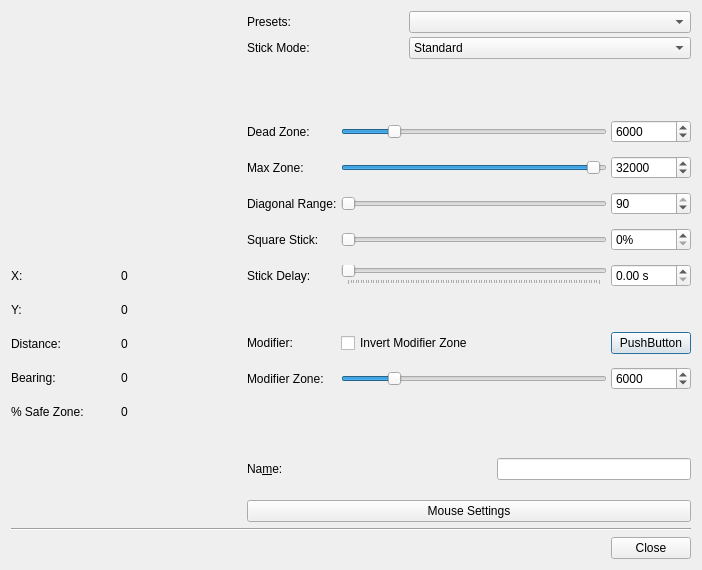
<?xml version="1.0" encoding="UTF-8"?>
<ui version="4.0">
 <class>JoyControlStickEditDialog</class>
 <widget class="QDialog" name="JoyControlStickEditDialog">
  <property name="geometry">
   <rect>
    <x>0</x>
    <y>0</y>
    <width>702</width>
    <height>570</height>
   </rect>
  </property>
  <property name="sizePolicy">
   <sizepolicy hsizetype="Preferred" vsizetype="Preferred">
    <horstretch>0</horstretch>
    <verstretch>0</verstretch>
   </sizepolicy>
  </property>
  <property name="minimumSize">
   <size>
    <width>0</width>
    <height>0</height>
   </size>
  </property>
  <property name="windowTitle">
   <string>Dialog</string>
  </property>
  <property name="styleSheet">
   <string notr="true">JoyControlStickButtonPushButton[isflashing=&quot;true&quot;] {
    background-color: rgb(0, 0, 255);
	color: rgb(205, 197, 191);
}
</string>
  </property>
  <property name="modal">
   <bool>true</bool>
  </property>
  <layout class="QVBoxLayout" name="verticalLayout_5">
   <item>
    <layout class="QHBoxLayout" name="mainHorizontalLayout">
     <property name="spacing">
      <number>20</number>
     </property>
     <item>
      <layout class="QVBoxLayout" name="leftVerticalLayout" stretch="2,0,0,1">
       <item>
        <widget class="JoyControlStickStatusBox" name="stickStatusBoxWidget" native="true">
         <property name="sizePolicy">
          <sizepolicy hsizetype="Preferred" vsizetype="Preferred">
           <horstretch>0</horstretch>
           <verstretch>0</verstretch>
          </sizepolicy>
         </property>
         <property name="minimumSize">
          <size>
           <width>200</width>
           <height>200</height>
          </size>
         </property>
         <property name="maximumSize">
          <size>
           <width>16777215</width>
           <height>16777215</height>
          </size>
         </property>
         <property name="sizeIncrement">
          <size>
           <width>0</width>
           <height>0</height>
          </size>
         </property>
         <property name="baseSize">
          <size>
           <width>200</width>
           <height>200</height>
          </size>
         </property>
        </widget>
       </item>
       <item>
        <spacer name="verticalSpacer_3">
         <property name="orientation">
          <enum>Qt::Vertical</enum>
         </property>
         <property name="sizeType">
          <enum>QSizePolicy::Minimum</enum>
         </property>
         <property name="sizeHint" stdset="0">
          <size>
           <width>20</width>
           <height>32</height>
          </size>
         </property>
        </spacer>
       </item>
       <item>
        <layout class="QGridLayout" name="stickReadingsLayout">
         <item row="3" column="2">
          <widget class="QLabel" name="diagonalLabel">
           <property name="sizePolicy">
            <sizepolicy hsizetype="Preferred" vsizetype="Fixed">
             <horstretch>0</horstretch>
             <verstretch>0</verstretch>
            </sizepolicy>
           </property>
           <property name="text">
            <string>0</string>
           </property>
          </widget>
         </item>
         <item row="4" column="2">
          <widget class="QLabel" name="fromSafeZoneValueLabel">
           <property name="sizePolicy">
            <sizepolicy hsizetype="Preferred" vsizetype="Fixed">
             <horstretch>0</horstretch>
             <verstretch>0</verstretch>
            </sizepolicy>
           </property>
           <property name="text">
            <string>0</string>
           </property>
          </widget>
         </item>
         <item row="1" column="2">
          <widget class="QLabel" name="yCoordinateLabel">
           <property name="sizePolicy">
            <sizepolicy hsizetype="Preferred" vsizetype="Fixed">
             <horstretch>0</horstretch>
             <verstretch>0</verstretch>
            </sizepolicy>
           </property>
           <property name="text">
            <string>0</string>
           </property>
          </widget>
         </item>
         <item row="3" column="0">
          <widget class="QLabel" name="bearingHeaderLabel">
           <property name="sizePolicy">
            <sizepolicy hsizetype="Preferred" vsizetype="Fixed">
             <horstretch>0</horstretch>
             <verstretch>0</verstretch>
            </sizepolicy>
           </property>
           <property name="text">
            <string>Bearing:</string>
           </property>
          </widget>
         </item>
         <item row="0" column="2">
          <widget class="QLabel" name="xCoordinateLabel">
           <property name="sizePolicy">
            <sizepolicy hsizetype="Preferred" vsizetype="Fixed">
             <horstretch>0</horstretch>
             <verstretch>0</verstretch>
            </sizepolicy>
           </property>
           <property name="text">
            <string>0</string>
           </property>
          </widget>
         </item>
         <item row="2" column="0">
          <widget class="QLabel" name="distanceLabel_2">
           <property name="sizePolicy">
            <sizepolicy hsizetype="Preferred" vsizetype="Fixed">
             <horstretch>0</horstretch>
             <verstretch>0</verstretch>
            </sizepolicy>
           </property>
           <property name="text">
            <string>Distance:</string>
           </property>
          </widget>
         </item>
         <item row="1" column="0">
          <widget class="QLabel" name="yHeaderLabel">
           <property name="sizePolicy">
            <sizepolicy hsizetype="Preferred" vsizetype="Fixed">
             <horstretch>0</horstretch>
             <verstretch>0</verstretch>
            </sizepolicy>
           </property>
           <property name="text">
            <string>Y:</string>
           </property>
          </widget>
         </item>
         <item row="4" column="0">
          <widget class="QLabel" name="fromSafeZoneLabel">
           <property name="sizePolicy">
            <sizepolicy hsizetype="Preferred" vsizetype="Fixed">
             <horstretch>0</horstretch>
             <verstretch>0</verstretch>
            </sizepolicy>
           </property>
           <property name="text">
            <string>% Safe Zone:</string>
           </property>
          </widget>
         </item>
         <item row="0" column="0">
          <widget class="QLabel" name="xHeaderLabel">
           <property name="sizePolicy">
            <sizepolicy hsizetype="Preferred" vsizetype="Fixed">
             <horstretch>0</horstretch>
             <verstretch>0</verstretch>
            </sizepolicy>
           </property>
           <property name="text">
            <string>X:</string>
           </property>
          </widget>
         </item>
         <item row="2" column="2">
          <widget class="QLabel" name="distanceLabel">
           <property name="sizePolicy">
            <sizepolicy hsizetype="Preferred" vsizetype="Fixed">
             <horstretch>0</horstretch>
             <verstretch>0</verstretch>
            </sizepolicy>
           </property>
           <property name="text">
            <string>0</string>
           </property>
          </widget>
         </item>
        </layout>
       </item>
       <item>
        <spacer name="verticalSpacer_4">
         <property name="orientation">
          <enum>Qt::Vertical</enum>
         </property>
         <property name="sizeType">
          <enum>QSizePolicy::Minimum</enum>
         </property>
         <property name="sizeHint" stdset="0">
          <size>
           <width>20</width>
           <height>32</height>
          </size>
         </property>
        </spacer>
       </item>
      </layout>
     </item>
     <item>
      <spacer name="horizontalSpacer_2">
       <property name="orientation">
        <enum>Qt::Horizontal</enum>
       </property>
       <property name="sizeType">
        <enum>QSizePolicy::Minimum</enum>
       </property>
       <property name="sizeHint" stdset="0">
        <size>
         <width>16</width>
         <height>0</height>
        </size>
       </property>
      </spacer>
     </item>
     <item>
      <layout class="QVBoxLayout" name="widgetsVerticalLayout">
       <item>
        <layout class="QGridLayout" name="topGrid">
         <property name="spacing">
          <number>4</number>
         </property>
         <item row="0" column="0">
          <widget class="QLabel" name="presetsLabel">
           <property name="text">
            <string>Presets:</string>
           </property>
          </widget>
         </item>
         <item row="0" column="1">
          <widget class="QComboBox" name="presetsComboBox">
           <property name="minimumSize">
            <size>
             <width>282</width>
             <height>0</height>
            </size>
           </property>
           <item>
            <property name="text">
             <string/>
            </property>
           </item>
           <item>
            <property name="text">
             <string>Mouse (Normal)</string>
            </property>
           </item>
           <item>
            <property name="text">
             <string>Mouse (Inverted Horizontal)</string>
            </property>
           </item>
           <item>
            <property name="text">
             <string>Mouse (Inverted Vertical)</string>
            </property>
           </item>
           <item>
            <property name="text">
             <string>Mouse (Inverted Horizontal + Vertical)</string>
            </property>
           </item>
           <item>
            <property name="text">
             <string>Arrows</string>
            </property>
           </item>
           <item>
            <property name="text">
             <string>Keys: W | A | S | D</string>
            </property>
           </item>
           <item>
            <property name="text">
             <string>NumPad</string>
            </property>
           </item>
           <item>
            <property name="text">
             <string>None</string>
            </property>
           </item>
          </widget>
         </item>
         <item row="1" column="0">
          <widget class="QLabel" name="stickModeLabel">
           <property name="text">
            <string>Stick Mode:</string>
           </property>
          </widget>
         </item>
         <item row="1" column="1">
          <widget class="QComboBox" name="joyModeComboBox">
           <property name="minimumSize">
            <size>
             <width>282</width>
             <height>0</height>
            </size>
           </property>
           <property name="toolTip">
            <string>Standard: 8 region stick with two direction buttons active
when the stick is in a diagonal region.

Eight Way: 8 region stick with each direction having its
own dedicated button. Only one button is ever active at
at time. Useful for rougelike games.

4 Way Cardinal: 4 region stick with regions corresponding to
the cardinal directions of the stick. Useful for menus.

4 Way Diagonal: 4 region stick with each region corresponding
to a diagonal zone of the stick.</string>
           </property>
           <item>
            <property name="text">
             <string>Standard</string>
            </property>
           </item>
           <item>
            <property name="text">
             <string>Eight Way</string>
            </property>
           </item>
           <item>
            <property name="text">
             <string>4 Way Cardinal</string>
            </property>
           </item>
           <item>
            <property name="text">
             <string>4 Way Diagonal</string>
            </property>
           </item>
          </widget>
         </item>
        </layout>
       </item>
       <item>
        <spacer name="verticalSpacer_2">
         <property name="orientation">
          <enum>Qt::Vertical</enum>
         </property>
         <property name="sizeType">
          <enum>QSizePolicy::Minimum</enum>
         </property>
         <property name="sizeHint" stdset="0">
          <size>
           <width>20</width>
           <height>32</height>
          </size>
         </property>
        </spacer>
       </item>
       <item>
        <layout class="QGridLayout" name="middleGrid">
         <property name="spacing">
          <number>4</number>
         </property>
         <item row="14" column="0">
          <widget class="QLabel" name="modifierLabel">
           <property name="text">
            <string>Modifier:</string>
           </property>
          </widget>
         </item>
         <item row="8" column="2">
          <widget class="QSpinBox" name="diagonalRangeSpinBox">
           <property name="toolTip">
            <string>The area (in degrees) that each diagonal region occupies.</string>
           </property>
           <property name="minimum">
            <number>1</number>
           </property>
           <property name="maximum">
            <number>90</number>
           </property>
           <property name="value">
            <number>90</number>
           </property>
          </widget>
         </item>
         <item row="12" column="1">
          <widget class="QSlider" name="stickDelaySlider">
           <property name="toolTip">
            <string>Time lapsed before a direction change is taken into effect.</string>
           </property>
           <property name="minimum">
            <number>0</number>
           </property>
           <property name="maximum">
            <number>100</number>
           </property>
           <property name="singleStep">
            <number>1</number>
           </property>
           <property name="pageStep">
            <number>10</number>
           </property>
           <property name="value">
            <number>0</number>
           </property>
           <property name="sliderPosition">
            <number>0</number>
           </property>
           <property name="orientation">
            <enum>Qt::Horizontal</enum>
           </property>
           <property name="tickPosition">
            <enum>QSlider::TicksBelow</enum>
           </property>
           <property name="tickInterval">
            <number>0</number>
           </property>
          </widget>
         </item>
         <item row="10" column="0">
          <widget class="QLabel" name="squareStickLabel">
           <property name="text">
            <string>Square Stick:</string>
           </property>
          </widget>
         </item>
         <item row="8" column="0">
          <widget class="QLabel" name="diagonalRangeLabel">
           <property name="text">
            <string>Diagonal Range:</string>
           </property>
          </widget>
         </item>
         <item row="10" column="2">
          <widget class="QSpinBox" name="squareStickSpinBox">
           <property name="toolTip">
            <string>Percentage to modify a square stick coordinates to confine values to a circle</string>
           </property>
           <property name="suffix">
            <string>%</string>
           </property>
           <property name="minimum">
            <number>0</number>
           </property>
           <property name="maximum">
            <number>100</number>
           </property>
           <property name="singleStep">
            <number>1</number>
           </property>
           <property name="value">
            <number>0</number>
           </property>
          </widget>
         </item>
         <item row="2" column="0">
          <widget class="QLabel" name="deadZoneLabel">
           <property name="text">
            <string>Dead Zone:</string>
           </property>
          </widget>
         </item>
         <item row="6" column="0">
          <widget class="QLabel" name="maxZoneLabel">
           <property name="text">
            <string>Max Zone:</string>
           </property>
          </widget>
         </item>
         <item row="14" column="2">
          <widget class="QPushButton" name="modifierPushButton">
           <property name="toolTip">
            <string>Edit button that is active while the stick is active.

This button is useful for assigning zones with
modifier keys that can be used to assign walk/run
functionality to an analog stick.</string>
           </property>
           <property name="text">
            <string>PushButton</string>
           </property>
          </widget>
         </item>
         <item row="16" column="0">
          <widget class="QLabel" name="modifierZoneLabel">
           <property name="text">
            <string>Modifier Zone:</string>
           </property>
          </widget>
         </item>
         <item row="12" column="2">
          <widget class="QDoubleSpinBox" name="stickDelayDoubleSpinBox">
           <property name="toolTip">
            <string>Time lapsed before a direction change is taken into effect.</string>
           </property>
           <property name="readOnly">
            <bool>false</bool>
           </property>
           <property name="suffix">
            <string> s</string>
           </property>
           <property name="decimals">
            <number>2</number>
           </property>
           <property name="maximum">
            <double>1.000000000000000</double>
           </property>
           <property name="singleStep">
            <double>0.010000000000000</double>
           </property>
          </widget>
         </item>
         <item row="2" column="2">
          <widget class="QSpinBox" name="deadZoneSpinBox">
           <property name="minimumSize">
            <size>
             <width>32</width>
             <height>0</height>
            </size>
           </property>
           <property name="toolTip">
            <string>Dead zone value to use for an analog stick.</string>
           </property>
           <property name="minimum">
            <number>1</number>
           </property>
           <property name="maximum">
            <number>32737</number>
           </property>
           <property name="value">
            <number>6000</number>
           </property>
          </widget>
         </item>
         <item row="13" column="1">
          <spacer name="verticalSpacer">
           <property name="orientation">
            <enum>Qt::Vertical</enum>
           </property>
           <property name="sizeType">
            <enum>QSizePolicy::Minimum</enum>
           </property>
           <property name="sizeHint" stdset="0">
            <size>
             <width>0</width>
             <height>32</height>
            </size>
           </property>
          </spacer>
         </item>
         <item row="12" column="0">
          <widget class="QLabel" name="stickDelayTitleLabel">
           <property name="text">
            <string>Stick Delay:</string>
           </property>
          </widget>
         </item>
         <item row="6" column="1">
          <widget class="QSlider" name="maxZoneSlider">
           <property name="toolTip">
            <string>Value when an analog stick is considered moved 100%.</string>
           </property>
           <property name="minimum">
            <number>1</number>
           </property>
           <property name="maximum">
            <number>32737</number>
           </property>
           <property name="singleStep">
            <number>100</number>
           </property>
           <property name="pageStep">
            <number>1000</number>
           </property>
           <property name="value">
            <number>32000</number>
           </property>
           <property name="orientation">
            <enum>Qt::Horizontal</enum>
           </property>
          </widget>
         </item>
         <item row="16" column="1">
          <widget class="QSlider" name="modifierZoneSlider">
           <property name="toolTip">
            <string>Threshold at which the modifier button gets activated.

This button is useful for assigning zones with
modifier keys that can be used to assign walk/run
functionality to an analog stick.</string>
           </property>
           <property name="minimum">
            <number>1</number>
           </property>
           <property name="maximum">
            <number>32737</number>
           </property>
           <property name="singleStep">
            <number>100</number>
           </property>
           <property name="pageStep">
            <number>1000</number>
           </property>
           <property name="value">
            <number>6000</number>
           </property>
           <property name="orientation">
            <enum>Qt::Horizontal</enum>
           </property>
          </widget>
         </item>
         <item row="6" column="2">
          <widget class="QSpinBox" name="maxZoneSpinBox">
           <property name="toolTip">
            <string>Value when an analog stick is considered moved 100%.</string>
           </property>
           <property name="minimum">
            <number>1</number>
           </property>
           <property name="maximum">
            <number>32737</number>
           </property>
           <property name="value">
            <number>32000</number>
           </property>
          </widget>
         </item>
         <item row="2" column="1">
          <widget class="QSlider" name="deadZoneSlider">
           <property name="minimumSize">
            <size>
             <width>200</width>
             <height>0</height>
            </size>
           </property>
           <property name="toolTip">
            <string>Dead zone value to use for an analog stick.</string>
           </property>
           <property name="minimum">
            <number>1</number>
           </property>
           <property name="maximum">
            <number>32737</number>
           </property>
           <property name="singleStep">
            <number>100</number>
           </property>
           <property name="pageStep">
            <number>1000</number>
           </property>
           <property name="value">
            <number>6000</number>
           </property>
           <property name="orientation">
            <enum>Qt::Horizontal</enum>
           </property>
          </widget>
         </item>
         <item row="16" column="2">
          <widget class="QSpinBox" name="modifierZoneSpinBox">
           <property name="toolTip">
            <string>Threshold at which the modifier button gets activated.

This button is useful for assigning zones with
modifier keys that can be used to assign walk/run
functionality to an analog stick.</string>
           </property>
           <property name="minimum">
            <number>1</number>
           </property>
           <property name="maximum">
            <number>32737</number>
           </property>
           <property name="value">
            <number>6000</number>
           </property>
          </widget>
         </item>
         <item row="10" column="1">
          <widget class="QSlider" name="squareStickSlider">
           <property name="toolTip">
            <string>Percentage to modify a square stick coordinates to confine values to a circle</string>
           </property>
           <property name="minimum">
            <number>0</number>
           </property>
           <property name="maximum">
            <number>100</number>
           </property>
           <property name="singleStep">
            <number>1</number>
           </property>
           <property name="pageStep">
            <number>10</number>
           </property>
           <property name="value">
            <number>0</number>
           </property>
           <property name="sliderPosition">
            <number>0</number>
           </property>
           <property name="orientation">
            <enum>Qt::Horizontal</enum>
           </property>
          </widget>
         </item>
         <item row="8" column="1">
          <widget class="QSlider" name="diagonalRangeSlider">
           <property name="toolTip">
            <string>The area (in degrees) that each diagonal region occupies.</string>
           </property>
           <property name="minimum">
            <number>1</number>
           </property>
           <property name="maximum">
            <number>90</number>
           </property>
           <property name="orientation">
            <enum>Qt::Horizontal</enum>
           </property>
          </widget>
         </item>
         <item row="14" column="1">
          <widget class="QCheckBox" name="modifierZoneInvertedCheckBox">
           <property name="toolTip">
            <string>Defines if the modifier buttons gets activated when the stick is inside or outside the threshold value.

This button is useful for assigning zones with
modifier keys that can be used to assign walk/run
functionality to an analog stick.</string>
           </property>
           <property name="text">
            <string>Invert Modifier Zone</string>
           </property>
          </widget>
         </item>
        </layout>
       </item>
       <item>
        <spacer name="verticalSpacer_5">
         <property name="orientation">
          <enum>Qt::Vertical</enum>
         </property>
         <property name="sizeType">
          <enum>QSizePolicy::Minimum</enum>
         </property>
         <property name="sizeHint" stdset="0">
          <size>
           <width>20</width>
           <height>32</height>
          </size>
         </property>
        </spacer>
       </item>
       <item>
        <layout class="QHBoxLayout" name="nameHorizontalLayout">
         <item>
          <widget class="QLabel" name="stickNameLabel">
           <property name="text">
            <string>Na&amp;me:</string>
           </property>
           <property name="buddy">
            <cstring>stickNameLineEdit</cstring>
           </property>
          </widget>
         </item>
         <item>
          <spacer name="horizontalSpacer">
           <property name="orientation">
            <enum>Qt::Horizontal</enum>
           </property>
           <property name="sizeHint" stdset="0">
            <size>
             <width>40</width>
             <height>20</height>
            </size>
           </property>
          </spacer>
         </item>
         <item>
          <widget class="QLineEdit" name="stickNameLineEdit">
           <property name="toolTip">
            <string>Specify the name of an analog stick.</string>
           </property>
          </widget>
         </item>
        </layout>
       </item>
       <item>
        <widget class="QPushButton" name="mouseSettingsPushButton">
         <property name="text">
          <string>Mouse Settings</string>
         </property>
         <property name="icon">
          <iconset resource="../resources.qrc"><normaloff>:/pad/icons/mouse.svg</normaloff></iconset>
         </property>
        </widget>
       </item>
      </layout>
     </item>
    </layout>
   </item>
   <item>
    <widget class="Line" name="line">
     <property name="orientation">
      <enum>Qt::Horizontal</enum>
     </property>
    </widget>
   </item>
   <item>
    <widget class="QDialogButtonBox" name="buttonBox">
     <property name="orientation">
      <enum>Qt::Horizontal</enum>
     </property>
     <property name="standardButtons">
      <set>QDialogButtonBox::Close</set>
     </property>
    </widget>
   </item>
  </layout>
 </widget>
 <customwidgets>
  <customwidget>
   <class>JoyControlStickStatusBox</class>
   <extends>QWidget</extends>
   <header>joycontrolstickstatusbox.h</header>
   <container>1</container>
  </customwidget>
 </customwidgets>
 <resources/>
 <connections>
  <connection>
   <sender>buttonBox</sender>
   <signal>accepted()</signal>
   <receiver>JoyControlStickEditDialog</receiver>
   <slot>accept()</slot>
   <hints>
    <hint type="sourcelabel">
     <x>248</x>
     <y>254</y>
    </hint>
    <hint type="destinationlabel">
     <x>157</x>
     <y>274</y>
    </hint>
   </hints>
  </connection>
  <connection>
   <sender>buttonBox</sender>
   <signal>rejected()</signal>
   <receiver>JoyControlStickEditDialog</receiver>
   <slot>reject()</slot>
   <hints>
    <hint type="sourcelabel">
     <x>316</x>
     <y>260</y>
    </hint>
    <hint type="destinationlabel">
     <x>286</x>
     <y>274</y>
    </hint>
   </hints>
  </connection>
 </connections>
</ui>
